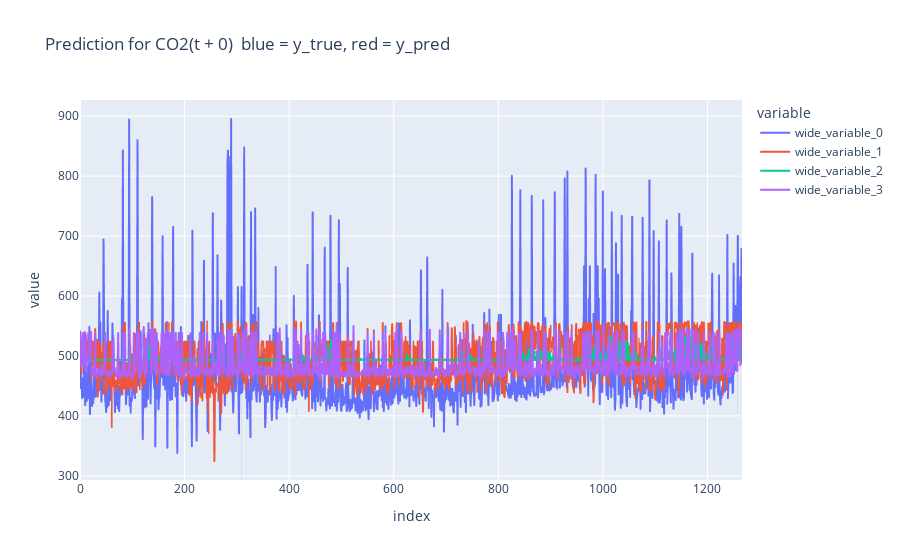
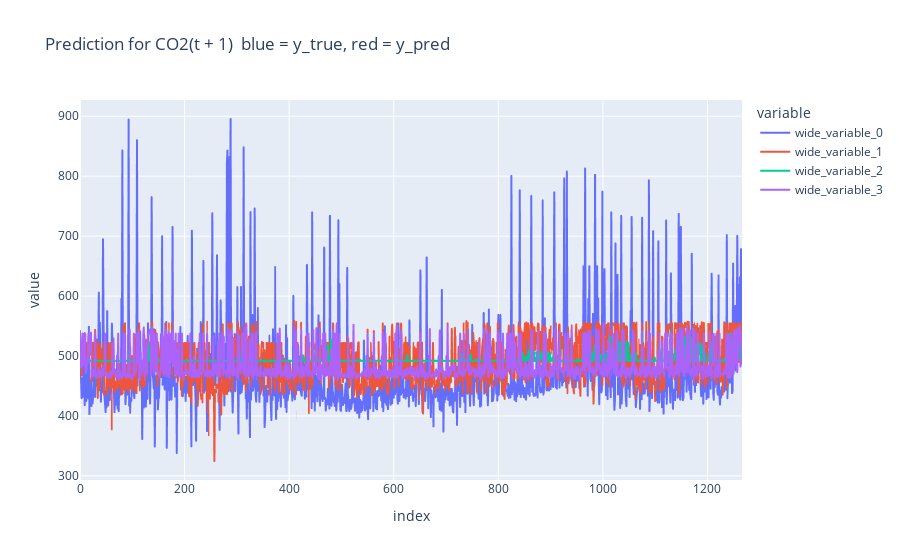
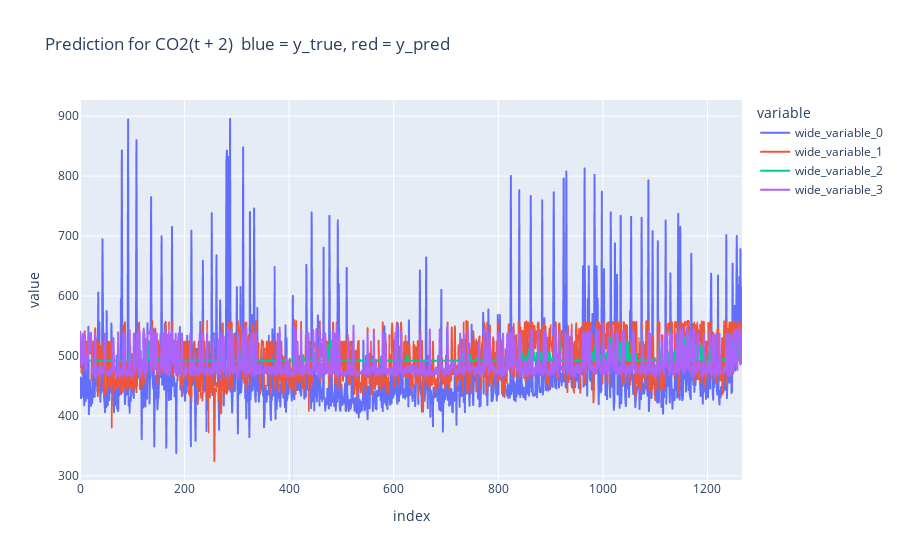
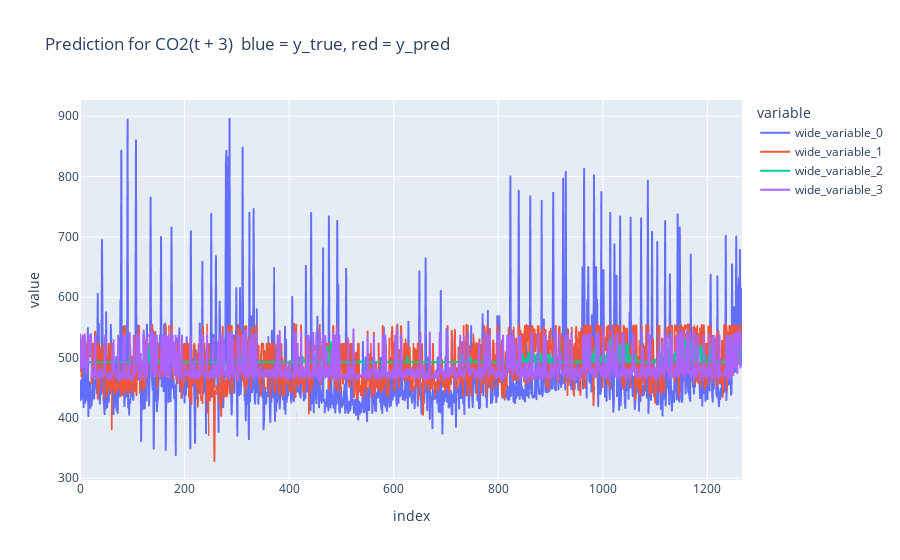

Notebook source saved alongside these figures, in order:
### Markdown cell above
## Modellevaluation ##

### Code cell
import plotly.express as px
import seaborn as sns
from Forecasting_Evaluation.Evaluator import Evaluator


ev = Evaluator()

for col in range(0, fe.y_test.shape[1]):
    print(f"t +", col)
    print("Modell mit Wetterdaten und Jahreszeiten (rot)")
    ev.evaluate(y_true = fe.y_test[:, col], y_pred = pred[:, col])
    print("Modell ohne Wetterdaten und mit Jahreszeiten (grün)")
    ev.evaluate(y_true = fe_no_weather.y_test[:, col], y_pred = pred_no_weather[:, col])
    print("Modell mit Wetterdaten und ohne Jahreszeiten (violett)")
    ev.evaluate(y_true = fe_no_seasons.y_test[:, col], y_pred = pred_no_seasons[:, col])

    px.line(y = [fe.y_test[:, col], pred[:, col], pred_no_weather[:,col], pred_no_seasons[:, col]], 
             labels = {"wide_variable_0": "y_true",
                        "wide_variable_1": "Modell 1 - Vorhersage (Wetterdaten + Jahreszeiten)", 
                       "wide_variable_2": "Modell 2 - Vorhersage (Jahreszeiten)",
                       "wide_variable_3": "Modell 3 - Vorhersage (Wetterdaten)", },
             title = f"Prediction for CO2(t + {col})  blue = y_true, red = y_pred").show()

### Figure 1 — Plotly figure (JSON) as saved in the notebook; plotly's stock layout.template omitted (floating-point values rounded to 4 significant figures; data arrays with more than 128 entries replaced by an {"elided": "..."} marker saying what was removed)
{"data": [{"hovertemplate": "variable=wide_variable_0<br>index=%{x}<br>value=%{y}<extra></extra>", "legendgroup": "wide_variable_0", "line": {"color": "#636efa", "dash": "solid"}, "marker": {"symbol": "circle"}, "mode": "lines", "name": "wide_variable_0", "showlegend": true, "type": "scattergl", "x": {"elided": "1267 int values"}, "xaxis": "x", "y": {"elided": "1267 float values"}, "yaxis": "y"}, {"hovertemplate": "variable=wide_variable_1<br>index=%{x}<br>value=%{y}<extra></extra>", "legendgroup": "wide_variable_1", "line": {"color": "#EF553B", "dash": "solid"}, "marker": {"symbol": "circle"}, "mode": "lines", "name": "wide_variable_1", "showlegend": true, "type": "scattergl", "x": {"elided": "1267 int values"}, "xaxis": "x", "y": {"elided": "1267 float values"}, "yaxis": "y"}, {"hovertemplate": "variable=wide_variable_2<br>index=%{x}<br>value=%{y}<extra></extra>", "legendgroup": "wide_variable_2", "line": {"color": "#00cc96", "dash": "solid"}, "marker": {"symbol": "circle"}, "mode": "lines", "name": "wide_variable_2", "showlegend": true, "type": "scattergl", "x": {"elided": "1267 int values"}, "xaxis": "x", "y": {"elided": "1267 float values"}, "yaxis": "y"}, {"hovertemplate": "variable=wide_variable_3<br>index=%{x}<br>value=%{y}<extra></extra>", "legendgroup": "wide_variable_3", "line": {"color": "#ab63fa", "dash": "solid"}, "marker": {"symbol": "circle"}, "mode": "lines", "name": "wide_variable_3", "showlegend": true, "type": "scattergl", "x": {"elided": "1267 int values"}, "xaxis": "x", "y": {"elided": "1267 float values"}, "yaxis": "y"}], "layout": {"legend": {"title": {"text": "variable"}, "tracegroupgap": 0}, "title": {"text": "Prediction for CO2(t + 0)  blue = y_true, red = y_pred"}, "xaxis": {"anchor": "y", "domain": [0, 1], "title": {"text": "index"}}, "yaxis": {"anchor": "x", "domain": [0, 1], "title": {"text": "value"}}}}

### Figure 2 — Plotly figure (JSON) as saved in the notebook; plotly's stock layout.template omitted (floating-point values rounded to 4 significant figures; data arrays with more than 128 entries replaced by an {"elided": "..."} marker saying what was removed)
{"data": [{"hovertemplate": "variable=wide_variable_0<br>index=%{x}<br>value=%{y}<extra></extra>", "legendgroup": "wide_variable_0", "line": {"color": "#636efa", "dash": "solid"}, "marker": {"symbol": "circle"}, "mode": "lines", "name": "wide_variable_0", "showlegend": true, "type": "scattergl", "x": {"elided": "1267 int values"}, "xaxis": "x", "y": {"elided": "1267 float values"}, "yaxis": "y"}, {"hovertemplate": "variable=wide_variable_1<br>index=%{x}<br>value=%{y}<extra></extra>", "legendgroup": "wide_variable_1", "line": {"color": "#EF553B", "dash": "solid"}, "marker": {"symbol": "circle"}, "mode": "lines", "name": "wide_variable_1", "showlegend": true, "type": "scattergl", "x": {"elided": "1267 int values"}, "xaxis": "x", "y": {"elided": "1267 float values"}, "yaxis": "y"}, {"hovertemplate": "variable=wide_variable_2<br>index=%{x}<br>value=%{y}<extra></extra>", "legendgroup": "wide_variable_2", "line": {"color": "#00cc96", "dash": "solid"}, "marker": {"symbol": "circle"}, "mode": "lines", "name": "wide_variable_2", "showlegend": true, "type": "scattergl", "x": {"elided": "1267 int values"}, "xaxis": "x", "y": {"elided": "1267 float values"}, "yaxis": "y"}, {"hovertemplate": "variable=wide_variable_3<br>index=%{x}<br>value=%{y}<extra></extra>", "legendgroup": "wide_variable_3", "line": {"color": "#ab63fa", "dash": "solid"}, "marker": {"symbol": "circle"}, "mode": "lines", "name": "wide_variable_3", "showlegend": true, "type": "scattergl", "x": {"elided": "1267 int values"}, "xaxis": "x", "y": {"elided": "1267 float values"}, "yaxis": "y"}], "layout": {"legend": {"title": {"text": "variable"}, "tracegroupgap": 0}, "title": {"text": "Prediction for CO2(t + 1)  blue = y_true, red = y_pred"}, "xaxis": {"anchor": "y", "domain": [0, 1], "title": {"text": "index"}}, "yaxis": {"anchor": "x", "domain": [0, 1], "title": {"text": "value"}}}}

### Figure 3 — Plotly figure (JSON) as saved in the notebook; plotly's stock layout.template omitted (floating-point values rounded to 4 significant figures; data arrays with more than 128 entries replaced by an {"elided": "..."} marker saying what was removed)
{"data": [{"hovertemplate": "variable=wide_variable_0<br>index=%{x}<br>value=%{y}<extra></extra>", "legendgroup": "wide_variable_0", "line": {"color": "#636efa", "dash": "solid"}, "marker": {"symbol": "circle"}, "mode": "lines", "name": "wide_variable_0", "showlegend": true, "type": "scattergl", "x": {"elided": "1267 int values"}, "xaxis": "x", "y": {"elided": "1267 float values"}, "yaxis": "y"}, {"hovertemplate": "variable=wide_variable_1<br>index=%{x}<br>value=%{y}<extra></extra>", "legendgroup": "wide_variable_1", "line": {"color": "#EF553B", "dash": "solid"}, "marker": {"symbol": "circle"}, "mode": "lines", "name": "wide_variable_1", "showlegend": true, "type": "scattergl", "x": {"elided": "1267 int values"}, "xaxis": "x", "y": {"elided": "1267 float values"}, "yaxis": "y"}, {"hovertemplate": "variable=wide_variable_2<br>index=%{x}<br>value=%{y}<extra></extra>", "legendgroup": "wide_variable_2", "line": {"color": "#00cc96", "dash": "solid"}, "marker": {"symbol": "circle"}, "mode": "lines", "name": "wide_variable_2", "showlegend": true, "type": "scattergl", "x": {"elided": "1267 int values"}, "xaxis": "x", "y": {"elided": "1267 float values"}, "yaxis": "y"}, {"hovertemplate": "variable=wide_variable_3<br>index=%{x}<br>value=%{y}<extra></extra>", "legendgroup": "wide_variable_3", "line": {"color": "#ab63fa", "dash": "solid"}, "marker": {"symbol": "circle"}, "mode": "lines", "name": "wide_variable_3", "showlegend": true, "type": "scattergl", "x": {"elided": "1267 int values"}, "xaxis": "x", "y": {"elided": "1267 float values"}, "yaxis": "y"}], "layout": {"legend": {"title": {"text": "variable"}, "tracegroupgap": 0}, "title": {"text": "Prediction for CO2(t + 2)  blue = y_true, red = y_pred"}, "xaxis": {"anchor": "y", "domain": [0, 1], "title": {"text": "index"}}, "yaxis": {"anchor": "x", "domain": [0, 1], "title": {"text": "value"}}}}

### Figure 4 — Plotly figure (JSON) as saved in the notebook; plotly's stock layout.template omitted (floating-point values rounded to 4 significant figures; data arrays with more than 128 entries replaced by an {"elided": "..."} marker saying what was removed)
{"data": [{"hovertemplate": "variable=wide_variable_0<br>index=%{x}<br>value=%{y}<extra></extra>", "legendgroup": "wide_variable_0", "line": {"color": "#636efa", "dash": "solid"}, "marker": {"symbol": "circle"}, "mode": "lines", "name": "wide_variable_0", "showlegend": true, "type": "scattergl", "x": {"elided": "1267 int values"}, "xaxis": "x", "y": {"elided": "1267 float values"}, "yaxis": "y"}, {"hovertemplate": "variable=wide_variable_1<br>index=%{x}<br>value=%{y}<extra></extra>", "legendgroup": "wide_variable_1", "line": {"color": "#EF553B", "dash": "solid"}, "marker": {"symbol": "circle"}, "mode": "lines", "name": "wide_variable_1", "showlegend": true, "type": "scattergl", "x": {"elided": "1267 int values"}, "xaxis": "x", "y": {"elided": "1267 float values"}, "yaxis": "y"}, {"hovertemplate": "variable=wide_variable_2<br>index=%{x}<br>value=%{y}<extra></extra>", "legendgroup": "wide_variable_2", "line": {"color": "#00cc96", "dash": "solid"}, "marker": {"symbol": "circle"}, "mode": "lines", "name": "wide_variable_2", "showlegend": true, "type": "scattergl", "x": {"elided": "1267 int values"}, "xaxis": "x", "y": {"elided": "1267 float values"}, "yaxis": "y"}, {"hovertemplate": "variable=wide_variable_3<br>index=%{x}<br>value=%{y}<extra></extra>", "legendgroup": "wide_variable_3", "line": {"color": "#ab63fa", "dash": "solid"}, "marker": {"symbol": "circle"}, "mode": "lines", "name": "wide_variable_3", "showlegend": true, "type": "scattergl", "x": {"elided": "1267 int values"}, "xaxis": "x", "y": {"elided": "1267 float values"}, "yaxis": "y"}], "layout": {"legend": {"title": {"text": "variable"}, "tracegroupgap": 0}, "title": {"text": "Prediction for CO2(t + 3)  blue = y_true, red = y_pred"}, "xaxis": {"anchor": "y", "domain": [0, 1], "title": {"text": "index"}}, "yaxis": {"anchor": "x", "domain": [0, 1], "title": {"text": "value"}}}}
